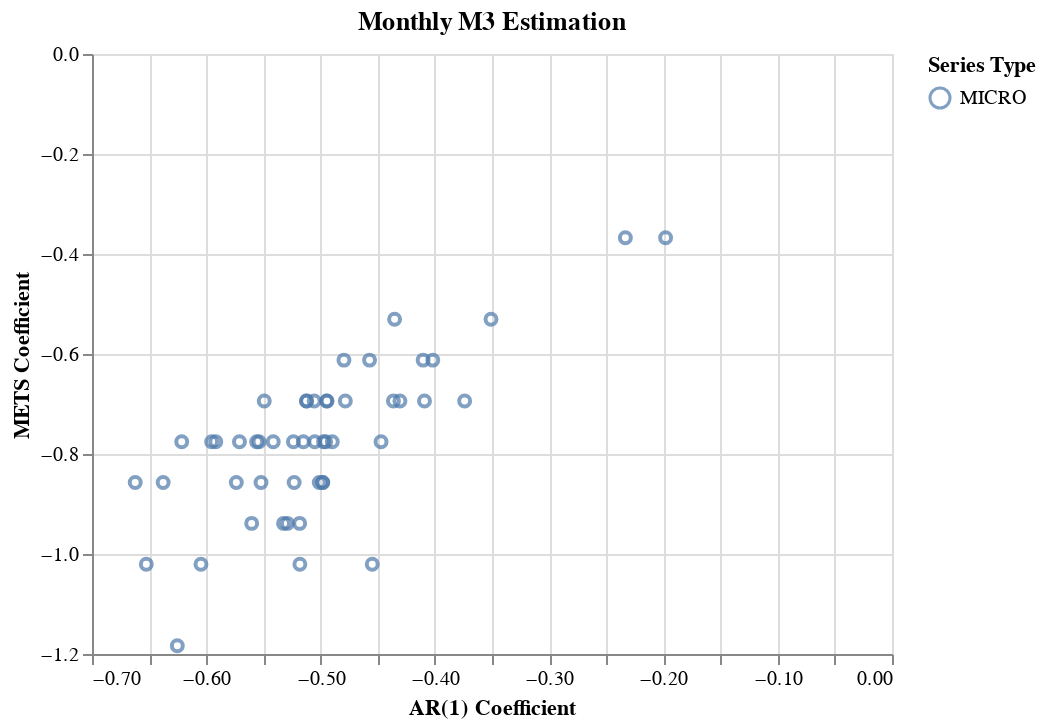

Here is the notebook cell this chart was saved with:
### Code cell
(altair.Chart(monthly_est_df, title = 'Monthly M3 Estimation')
 .mark_point()
 .encode(x=altair.X('ar_coef', title = 'AR(1) Coefficient'),
         y=altair.Y('mets_coef',title = 'METS Coefficient'),
         color=altair.Color('series_type', title = 'Series Type') )
)

### Figure 1 — Vega-Lite specification as saved in the notebook (floating-point values rounded to 4 significant figures)
{"config": {"view": {"continuousWidth": 400, "continuousHeight": 300}}, "data": {"name": "data-513897bc4156b3b22e1fe1ac8e61c48d"}, "mark": "point", "encoding": {"color": {"type": "nominal", "field": "series_type", "title": "Series Type"}, "x": {"type": "quantitative", "field": "ar_coef", "title": "AR(1) Coefficient"}, "y": {"type": "quantitative", "field": "mets_coef", "title": "METS Coefficient"}}, "title": "Monthly M3 Estimation", "$schema": "https://vega.github.io/schema/vega-lite/v4.8.1.json", "datasets": {"data-513897bc4156b3b22e1fe1ac8e61c48d": [{"mets_mse": 0.5048, "ar_mse": 0.6511, "series_type": "MICRO       ", "ar_coef": -0.5181, "mets_coef": -1.02, "MSE_Ratio": -22.46}, {"mets_mse": 0.8695, "ar_mse": 0.9752, "series_type": "MICRO       ", "ar_coef": -0.5051, "mets_coef": -0.7755, "MSE_Ratio": -10.84}, {"mets_mse": 0.2412, "ar_mse": 0.2713, "series_type": "MICRO       ", "ar_coef": -0.5151, "mets_coef": -0.7755, "MSE_Ratio": -11.09}, {"mets_mse": 0.5171, "ar_mse": 0.6263, "series_type": "MICRO       ", "ar_coef": -0.5603, "mets_coef": -0.9388, "MSE_Ratio": -17.44}, {"mets_mse": 0.2969, "ar_mse": 0.363, "series_type": "MICRO       ", "ar_coef": -0.5291, "mets_coef": -0.9388, "MSE_Ratio": -18.19}, {"mets_mse": 0.7749, "ar_mse": 0.9115, "series_type": "MICRO       ", "ar_coef": -0.6525, "mets_coef": -1.02, "MSE_Ratio": -14.98}, {"mets_mse": 0.2584, "ar_mse": 0.2902, "series_type": "MICRO       ", "ar_coef": -0.5737, "mets_coef": -0.8571, "MSE_Ratio": -10.98}, {"mets_mse": 0.5608, "ar_mse": 0.6118, "series_type": "MICRO       ", "ar_coef": -0.4943, "mets_coef": -0.6939, "MSE_Ratio": -8.334}, {"mets_mse": 0.2217, "ar_mse": 0.2288, "series_type": "MICRO       ", "ar_coef": -0.1981, "mets_coef": -0.3673, "MSE_Ratio": -3.102}, {"mets_mse": 0.1425, "ar_mse": 0.1455, "series_type": "MICRO       ", "ar_coef": -0.2333, "mets_coef": -0.3673, "MSE_Ratio": -2.098}, {"mets_mse": 0.1391, "ar_mse": 0.1466, "series_type": "MICRO       ", "ar_coef": -0.3509, "mets_coef": -0.5306, "MSE_Ratio": -5.074}, {"mets_mse": 1.841, "ar_mse": 1.928, "series_type": "MICRO       ", "ar_coef": -0.6622, "mets_coef": -0.8571, "MSE_Ratio": -4.529}, {"mets_mse": 0.4152, "ar_mse": 0.435, "series_type": "MICRO       ", "ar_coef": -0.5493, "mets_coef": -0.6939, "MSE_Ratio": -4.552}, {"mets_mse": 0.3957, "ar_mse": 0.4167, "series_type": "MICRO       ", "ar_coef": -0.6377, "mets_coef": -0.8571, "MSE_Ratio": -5.051}, {"mets_mse": 0.3118, "ar_mse": 0.3387, "series_type": "MICRO       ", "ar_coef": -0.571, "mets_coef": -0.7755, "MSE_Ratio": -7.93}, {"mets_mse": 0.3883, "ar_mse": 0.4163, "series_type": "MICRO       ", "ar_coef": -0.4783, "mets_coef": -0.6939, "MSE_Ratio": -6.715}, {"mets_mse": 0.3611, "ar_mse": 0.4444, "series_type": "MICRO       ", "ar_coef": -0.5012, "mets_coef": -0.8571, "MSE_Ratio": -18.75}, {"mets_mse": 0.179, "ar_mse": 0.1961, "series_type": "MICRO       ", "ar_coef": -0.6215, "mets_coef": -0.7755, "MSE_Ratio": -8.731}, {"mets_mse": 0.1177, "ar_mse": 0.1261, "series_type": "MICRO       ", "ar_coef": -0.5559, "mets_coef": -0.7755, "MSE_Ratio": -6.664}, {"mets_mse": 0.07358, "ar_mse": 0.08112, "series_type": "MICRO       ", "ar_coef": -0.4362, "mets_coef": -0.6939, "MSE_Ratio": -9.293}, {"mets_mse": 0.1285, "ar_mse": 0.1355, "series_type": "MICRO       ", "ar_coef": -0.4795, "mets_coef": -0.6122, "MSE_Ratio": -5.123}, {"mets_mse": 0.3133, "ar_mse": 0.364, "series_type": "MICRO       ", "ar_coef": -0.4956, "mets_coef": -0.7755, "MSE_Ratio": -13.95}, {"mets_mse": 0.04706, "ar_mse": 0.05071, "series_type": "MICRO       ", "ar_coef": -0.4103, "mets_coef": -0.6122, "MSE_Ratio": -7.195}, {"mets_mse": 0.4664, "ar_mse": 0.5127, "series_type": "MICRO       ", "ar_coef": -0.4091, "mets_coef": -0.6939, "MSE_Ratio": -9.025}, {"mets_mse": 0.03683, "ar_mse": 0.04004, "series_type": "MICRO       ", "ar_coef": -0.4305, "mets_coef": -0.6939, "MSE_Ratio": -8.014}, {"mets_mse": 0.246, "ar_mse": 0.2611, "series_type": "MICRO       ", "ar_coef": -0.4018, "mets_coef": -0.6122, "MSE_Ratio": -5.79}, {"mets_mse": 0.07591, "ar_mse": 0.08397, "series_type": "MICRO       ", "ar_coef": -0.3739, "mets_coef": -0.6939, "MSE_Ratio": -9.593}, {"mets_mse": 0.0674, "ar_mse": 0.07908, "series_type": "MICRO       ", "ar_coef": -0.5521, "mets_coef": -0.8571, "MSE_Ratio": -14.77}, {"mets_mse": 0.1914, "ar_mse": 0.221, "series_type": "MICRO       ", "ar_coef": -0.4947, "mets_coef": -0.6939, "MSE_Ratio": -13.4}, {"mets_mse": 0.1864, "ar_mse": 0.2135, "series_type": "MICRO       ", "ar_coef": -0.5953, "mets_coef": -0.7755, "MSE_Ratio": -12.67}, {"mets_mse": 0.2522, "ar_mse": 0.2783, "series_type": "MICRO       ", "ar_coef": -0.4974, "mets_coef": -0.7755, "MSE_Ratio": -9.352}, {"mets_mse": 0.146, "ar_mse": 0.1572, "series_type": "MICRO       ", "ar_coef": -0.5122, "mets_coef": -0.6939, "MSE_Ratio": -7.08}, {"mets_mse": 0.09179, "ar_mse": 0.1055, "series_type": "MICRO       ", "ar_coef": -0.4471, "mets_coef": -0.7755, "MSE_Ratio": -13.04}, {"mets_mse": 0.09733, "ar_mse": 0.1178, "series_type": "MICRO       ", "ar_coef": -0.5324, "mets_coef": -0.9388, "MSE_Ratio": -17.38}, {"mets_mse": 0.1793, "ar_mse": 0.211, "series_type": "MICRO       ", "ar_coef": -0.4982, "mets_coef": -0.8571, "MSE_Ratio": -15.01}, {"mets_mse": 0.1139, "ar_mse": 0.1263, "series_type": "MICRO       ", "ar_coef": -0.5917, "mets_coef": -0.7755, "MSE_Ratio": -9.854}, {"mets_mse": 0.09968, "ar_mse": 0.115, "series_type": "MICRO       ", "ar_coef": -0.4898, "mets_coef": -0.7755, "MSE_Ratio": -13.3}, {"mets_mse": 0.1912, "ar_mse": 0.2227, "series_type": "MICRO       ", "ar_coef": -0.5231, "mets_coef": -0.8571, "MSE_Ratio": -14.14}, {"mets_mse": 0.07172, "ar_mse": 0.09277, "series_type": "MICRO       ", "ar_coef": -0.4548, "mets_coef": -1.02, "MSE_Ratio": -22.69}, {"mets_mse": 0.2962, "ar_mse": 0.3312, "series_type": "MICRO       ", "ar_coef": -0.4571, "mets_coef": -0.6122, "MSE_Ratio": -10.56}, {"mets_mse": 0.08284, "ar_mse": 0.09183, "series_type": "MICRO       ", "ar_coef": -0.5056, "mets_coef": -0.6939, "MSE_Ratio": -9.794}, {"mets_mse": 0.1856, "ar_mse": 0.1924, "series_type": "MICRO       ", "ar_coef": -0.4352, "mets_coef": -0.5306, "MSE_Ratio": -3.54}, {"mets_mse": 0.1717, "ar_mse": 0.2092, "series_type": "MICRO       ", "ar_coef": -0.4981, "mets_coef": -0.8571, "MSE_Ratio": -17.93}, {"mets_mse": 0.1441, "ar_mse": 0.1604, "series_type": "MICRO       ", "ar_coef": -0.5414, "mets_coef": -0.7755, "MSE_Ratio": -10.16}, {"mets_mse": 0.1869, "ar_mse": 0.236, "series_type": "MICRO       ", "ar_coef": -0.6047, "mets_coef": -1.02, "MSE_Ratio": -20.83}, {"mets_mse": 0.03822, "ar_mse": 0.05458, "series_type": "MICRO       ", "ar_coef": -0.6254, "mets_coef": -1.184, "MSE_Ratio": -29.98}, {"mets_mse": 0.2393, "ar_mse": 0.2534, "series_type": "MICRO       ", "ar_coef": -0.5539, "mets_coef": -0.7755, "MSE_Ratio": -5.596}, {"mets_mse": 0.06308, "ar_mse": 0.07833, "series_type": "MICRO       ", "ar_coef": -0.5183, "mets_coef": -0.9388, "MSE_Ratio": -19.47}, {"mets_mse": 0.1074, "ar_mse": 0.1204, "series_type": "MICRO       ", "ar_coef": -0.5237, "mets_coef": -0.7755, "MSE_Ratio": -10.8}, {"mets_mse": 0.1187, "ar_mse": 0.1258, "series_type": "MICRO       ", "ar_coef": -0.5124, "mets_coef": -0.6939, "MSE_Ratio": -5.648}]}}
